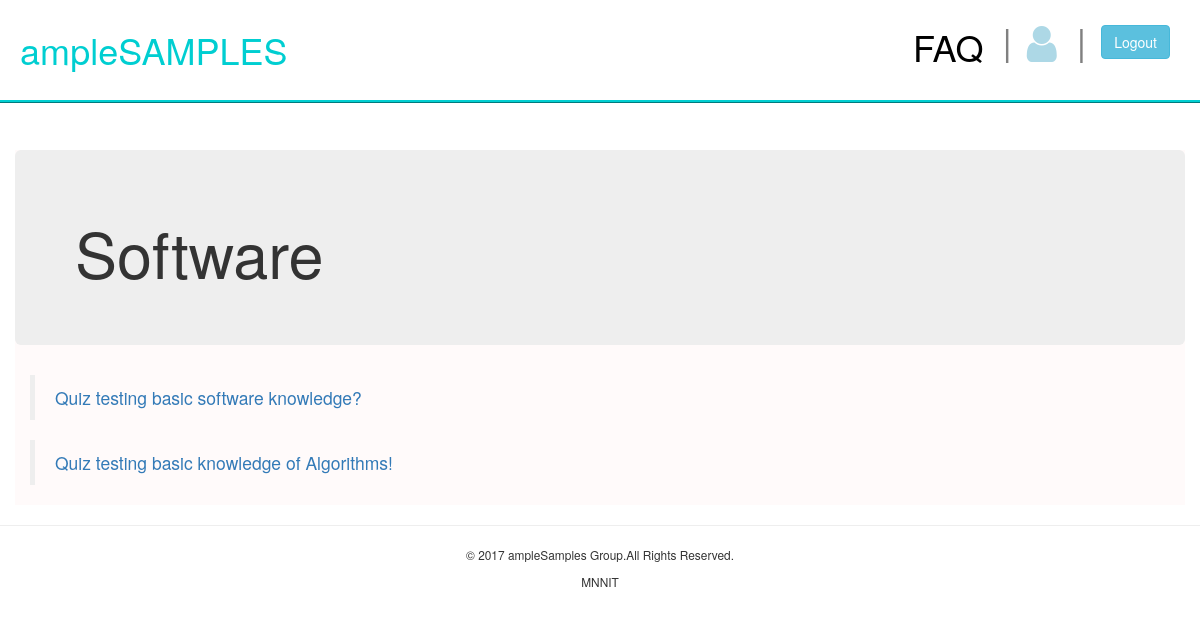
The page /software.php on the database its author committed.
### tables this page shows
CREATE TABLE IF NOT EXISTS `quiz_details` (
  `Section` varchar(255) NOT NULL,
  `quiz_id` int(11) NOT NULL,
  `quiz_description` varchar(255) NOT NULL,
  `test_admin` varchar(255) NOT NULL,
  `email` varchar(255) NOT NULL,
  `conduct_date` date NOT NULL,
  `conduct_time` time NOT NULL,
  `duration` time NOT NULL,
  `no_question` int(11) DEFAULT NULL
);

### software.php (the view, shortened to what this page needs)
<?php
include("dbconfig.php");
 $q = "SELECT * FROM `quiz_details` WHERE Section='software'";
 $r = mysqli_query($con,$q);
?>
<!doctype html>
<html lang="en">
<head>
	<link rel="stylesheet" href="css/bootstrap.css">
	<link rel="stylesheet" href="css/font-awesome.css">
</head>
<body style="background-color:white">
	<div class="row" id="head1">
		<div class="col-md-3" id="logo"><h1>ampleSAMPLES</h1></div>
		<button class="btn btn-info" id="logout">Logout</button>
		<h1 id="bar1">|</h1>
	    <i id="icon1" title="Profile" class="fa fa-user fa-3x" aria-hidden="true"></i>
		<h1 id="bar2">|</h1>
		<h1><a id="faq" href="#">FAQ</a></h1>
	</div>
	<div id="cont2" class="container">
		<div class="row">
			<div class="jumbotron" id="host"><h1>Software</h1></div>
		</div>
	<?php
	 while($row = mysqli_fetch_array($r))
	 {
		 echo "<blockquote><a href='quiz.php?section=software&quizid=".$row['quiz_id']."'>". $row[2]."</a></blockquote>" ;
	}
	?>
    </div>
	<hr>
	<div class="col-md-12 text-center small" id="foot1"><p>&copy; 2017 ampleSamples Group.All Rights Reserved.</p></div>
	<div class="col-md-12 text-center small" id="foot2"><p>MNNIT</p></div>
</body>
</html>

### software.php (style rules this page uses)
#head1 { background-color:white; padding-bottom:20px; outline-style:ridge; outline-color:darkturquoise }
#logo { margin-top:10px; margin-left:20px; font-size:40px; color:darkturquoise }
#logout { float:right; margin-top:25px; margin-right:45px }
#bar1,#bar2 { float:right; margin-right:15px;color:gray }
#icon1 { float:right; margin-top:23px; margin-right:20px; color:lightblue }
#faq { float:right;margin-top:7px; margin-right:19px;color:black }
#cont2 { background-color:snow;margin-top:50px }

### rows shown on the page
quiz_details: quiz_description "Quiz testing basic software knowledge?"
quiz_details: quiz_description "Quiz testing basic knowledge of Algorithms!"
